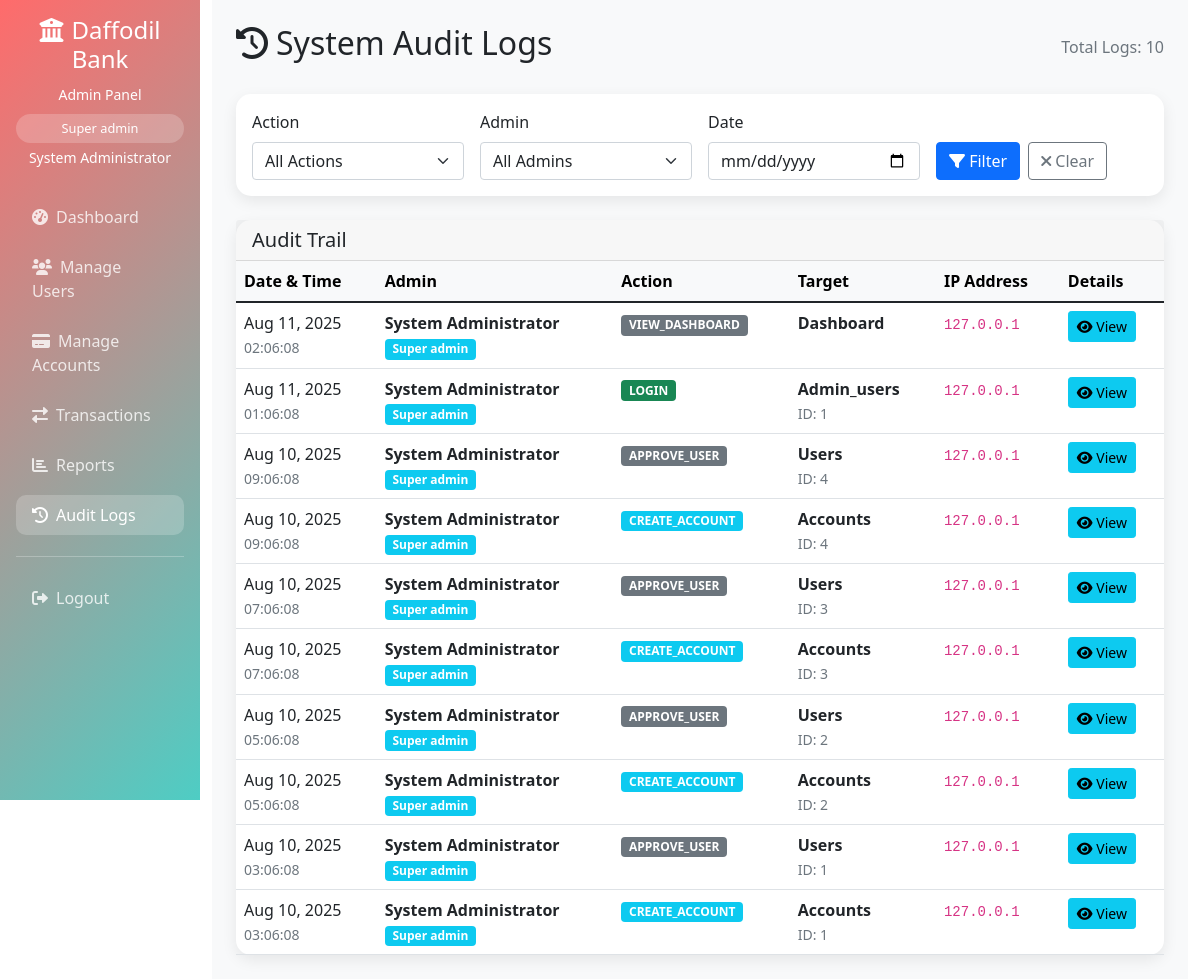
The page /admin/audit.php (signed in) on the database its author committed.
### tables this page shows
CREATE TABLE audit_logs (
    log_id INT PRIMARY KEY AUTO_INCREMENT,
    user_id INT,
    admin_id INT,
    action VARCHAR(100) NOT NULL,
    table_name VARCHAR(50),
    record_id INT,
    old_values JSON,
    new_values JSON,
    ip_address VARCHAR(45),
    created_at TIMESTAMP DEFAULT CURRENT_TIMESTAMP,
    FOREIGN KEY (user_id) REFERENCES users(user_id),
    FOREIGN KEY (admin_id) REFERENCES admin_users(admin_id)
);

### admin/audit.php (the view, shortened to what this page needs)
<?php
$database = new Database();
$db = $database->getConnection();
$action_filter = $_GET['action'] ?? 'all';
$admin_filter = $_GET['admin_id'] ?? 'all';
$date_filter = $_GET['date'] ?? '';
$page = isset($_GET['page']) ? (int)$_GET['page'] : 1;
$limit = 20;
$where_clause = "";
$offset = ($page - 1) * $limit;
try {
    $query = "SELECT al.*,
                     au.full_name as admin_name,
                     au.role as admin_role,
                     u.first_name,
                     u.last_name
              FROM audit_logs al
              LEFT JOIN admin_users au ON al.admin_id = au.admin_id
              LEFT JOIN users u ON al.user_id = u.user_id
              $where_clause
              ORDER BY al.created_at DESC
              LIMIT :limit OFFSET :offset";
    $stmt = $db->prepare($query);
    $stmt->bindValue(':limit', $limit, PDO::PARAM_INT);
    $stmt->bindValue(':offset', $offset, PDO::PARAM_INT);
    $stmt->execute();
    $audit_logs = $stmt->fetchAll(PDO::FETCH_ASSOC);
    $count_query = "SELECT COUNT(*) as total FROM audit_logs al $where_clause";
    $count_stmt = $db->prepare($count_query);
    $count_stmt->execute();
    $total_logs = $count_stmt->fetch(PDO::FETCH_ASSOC)['total'];
} catch(Exception $e) {
    $audit_logs = [];
    $total_logs = 0;
    $total_pages = 0;
}
?>
<!DOCTYPE html>
<html lang="en">
<head>
    <link href="../assets/css/bootstrap.min.css" rel="stylesheet">
    <link href="../assets/css/fontawesome.min.css" rel="stylesheet">
</head>
<body>
    <div class="container-fluid">
        <div class="row">
            <div class="col-md-3 col-lg-2 px-0">
                <div class="sidebar p-3">
                    <div class="text-center mb-4">
                        <h4><i class="fas fa-university me-2"></i>Daffodil Bank</h4>
                        <small>Admin Panel</small>
                        <div class="admin-role mt-2">
                            <?php echo ucfirst(str_replace('_', ' ', $_SESSION['admin_role'])); ?>
                        </div>
                        <small class="d-block mt-1"><?php echo htmlspecialchars($_SESSION['admin_name']); ?></small>
                    </div>
                    <nav class="nav flex-column">
                        <a class="nav-link" href="dashboard.php">
                            <i class="fas fa-tachometer-alt me-2"></i>Dashboard
                        </a>
                        <a class="nav-link" href="users.php">
                            <i class="fas fa-users me-2"></i>Manage Users
                        </a>
                        <a class="nav-link" href="accounts.php">
                            <i class="fas fa-credit-card me-2"></i>Manage Accounts
                        </a>
                        <a class="nav-link" href="transactions.php">
                            <i class="fas fa-exchange-alt me-2"></i>Transactions
                        </a>
                        <a class="nav-link" href="reports.php">
                            <i class="fas fa-chart-bar me-2"></i>Reports
                        </a>
                        <a class="nav-link active" href="audit.php">
                            <i class="fas fa-history me-2"></i>Audit Logs
                        </a>
                        <hr class="my-3">
                        <a class="nav-link" href="logout.php">
                            <i class="fas fa-sign-out-alt me-2"></i>Logout
                        </a>
                    </nav>
                </div>
            </div>
            <div class="col-md-9 col-lg-10">
                <div class="main-content p-4">
                    <div class="d-flex justify-content-between align-items-center mb-4">
                        <h2><i class="fas fa-history me-2"></i>System Audit Logs</h2>
                        <div class="text-muted">
                            Total Logs: <?php echo number_format($total_logs); ?>
                        </div>
                    </div>
                    <div class="card mb-4">
                        <div class="card-body">
                            <form method="GET" class="row g-3">
                                <div class="col-md-3">
                                    <label class="form-label">Action</label>
                                    <select name="action" class="form-select">
                                        <option value="all" <?php echo $action_filter == 'all' ? 'selected' : ''; ?>>All Actions</option>
                                    </select>
                                </div>
                                <div class="col-md-3">
                                    <label class="form-label">Admin</label>
                                    <select name="admin_id" class="form-select">
                                        <option value="all" <?php echo $admin_filter == 'all' ? 'selected' : ''; ?>>All Admins</option>
                                    </select>
                                </div>
                                <div class="col-md-3">
                                    <label class="form-label">Date</label>
                                    <input type="date" name="date" class="form-control" value="<?php echo htmlspecialchars($date_filter); ?>">
                                </div>
                                <div class="col-md-3 d-flex align-items-end">
                                    <button type="submit" class="btn btn-primary me-2">
                                        <i class="fas fa-filter"></i> Filter
                                    </button>
                                    <a href="audit.php" class="btn btn-outline-secondary">
                                        <i class="fas fa-times"></i> Clear
                                    </a>
                                </div>
                            </form>
                        </div>
                    </div>
                    <div class="card">
                        <div class="card-header">
                            <h5 class="mb-0">Audit Trail</h5>
                        </div>
                        <div class="card-body p-0">
                            <?php if(empty($audit_logs)): ?>
                                <div class="text-center py-5">
                                    <i class="fas fa-history fa-3x text-muted mb-3"></i>
                                    <h5>No audit logs found</h5>
                                    <p class="text-muted">No logs match the current filter criteria.</p>
                                </div>
                            <?php else: ?>
                                <div class="table-responsive">
                                    <table class="table table-hover mb-0">
                                        <thead class="table-light">
                                            <tr>
                                                <th>Date & Time</th>
                                                <th>Admin</th>
                                                <th>Action</th>
                                                <th>Target</th>
                                                <th>IP Address</th>
                                                <th>Details</th>
                                            </tr>
                                        </thead>
                                        <tbody>
                                            <?php foreach($audit_logs as $log): ?>
                                            <tr class="audit-log-row">
                                                <td>
                                                    <div>
                                                        <?php echo date('M j, Y', strtotime($log['created_at'])); ?>
                                                        <br>
                                                        <small class="text-muted"><?php echo date('H:i:s', strtotime($log['created_at'])); ?></small>
                                                    </div>
                                                </td>
                                                <td>
                                                    <?php if($log['admin_name']): ?>
                                                        <div>
                                                            <strong><?php echo htmlspecialchars($log['admin_name']); ?></strong>
                                                            <br>
                                                            <span class="badge bg-info"><?php echo ucfirst(str_replace('_', ' ', $log['admin_role'])); ?></span>
                                                        </div>
                                                    <?php else: ?>
                                                        <span class="text-muted">System</span>
                                                    <?php endif; ?>
                                                </td>
                                                <td>
                                                    <span class="badge bg-<?php
                                                        echo strpos($log['action'], 'LOGIN') !== false ? 'success' :
                                                            (strpos($log['action'], 'CREATE') !== false ? 'info' :
                                                             (strpos($log['action'], 'UPDATE') !== false ? 'warning' :
                                                              (strpos($log['action'], 'DELETE') !== false ? 'danger' : 'secondary')));
                                                    ?>">
                                                        <?php echo htmlspecialchars($log['action']); ?>
                                                    </span>
                                                </td>
                                                <td>
                                                    <?php if($log['table_name']): ?>
                                                        <div>
                                                            <strong><?php echo ucfirst($log['table_name']); ?></strong>
                                                            <?php if($log['record_id']): ?>
                                                                <br><small class="text-muted">ID: <?php echo $log['record_id']; ?></small>
                                                            <?php endif; ?>
                                                        </div>
                                                    <?php else: ?>
                                                        <span class="text-muted">-</span>
                                                    <?php endif; ?>
                                                </td>
                                                <td>
                                                    <code><?php echo htmlspecialchars($log['ip_address']); ?></code>
                                                </td>
                                                <td>
                                                    <?php if($log['new_values'] || $log['old_values']): ?>
                                                        <button type="button" class="btn btn-info btn-sm"
                                                                data-bs-toggle="modal" data-bs-target="#detailsModal"
                                                                data-log='<?php echo json_encode($log); ?>'>
                                                            <i class="fas fa-eye"></i> View
                                                        </button>
                                                    <?php else: ?>
                                                        <span class="text-muted">-</span>
                                                    <?php endif; ?>
                                                </td>
                                            </tr>
                                            <?php endforeach; ?>
                                        </tbody>
                                    </table>
                                </div>
                            <?php endif; ?>
                        </div>
                    </div>
                </div>
            </div>
        </div>
    </div>
</body>
</html>

### admin/audit.php (style rules this page uses)
.sidebar { background: linear-gradient(135deg, #FF6B6B 0%, #4ECDC4 100%); min-height: 100vh; color: white; }
.sidebar .nav-link { color: rgba(255,255,255,0.8); border-radius: 10px; margin: 5px 0; transition: all 0.3s ease; }
.sidebar .nav-link:hover, .sidebar .nav-link.active { background: rgba(255,255,255,0.2); color: white; }
.main-content { background: #f8f9fa; min-height: 100vh; }
.card { border: none; border-radius: 15px; box-shadow: 0 5px 15px rgba(0,0,0,0.08); }
.admin-role { background: rgba(255,255,255,0.2); padding: 5px 15px; border-radius: 20px; font-size: 0.8rem; }
.audit-log-row { transition: all 0.3s ease; }

### rows shown on the page
audit_logs: created_at "Aug 11, 2025", created_at "02:06:08", admin.full_name "System Administrator", admin.role "Super admin", action "VIEW_DASHBOARD", table_name "Dashboard", ip_address "127.0.0.1"
audit_logs: created_at "Aug 11, 2025", created_at "01:06:08", admin.full_name "System Administrator", admin.role "Super admin", action "LOGIN", table_name "Admin_users", record "1", ip_address "127.0.0.1"
audit_logs: created_at "Aug 10, 2025", created_at "09:06:08", admin.full_name "System Administrator", admin.role "Super admin", action "APPROVE_USER", table_name "Users", record "4", ip_address "127.0.0.1"
audit_logs: created_at "Aug 10, 2025", created_at "09:06:08", admin.full_name "System Administrator", admin.role "Super admin", action "CREATE_ACCOUNT", table_name "Accounts", record "4", ip_address "127.0.0.1"
audit_logs: created_at "Aug 10, 2025", created_at "07:06:08", admin.full_name "System Administrator", admin.role "Super admin", action "APPROVE_USER", table_name "Users", record "3", ip_address "127.0.0.1"
audit_logs: created_at "Aug 10, 2025", created_at "07:06:08", admin.full_name "System Administrator", admin.role "Super admin", action "CREATE_ACCOUNT", table_name "Accounts", record "3", ip_address "127.0.0.1"
audit_logs: created_at "Aug 10, 2025", created_at "05:06:08", admin.full_name "System Administrator", admin.role "Super admin", action "APPROVE_USER", table_name "Users", record "2", ip_address "127.0.0.1"
audit_logs: created_at "Aug 10, 2025", created_at "05:06:08", admin.full_name "System Administrator", admin.role "Super admin", action "CREATE_ACCOUNT", table_name "Accounts", record "2", ip_address "127.0.0.1"
audit_logs: created_at "Aug 10, 2025", created_at "03:06:08", admin.full_name "System Administrator", admin.role "Super admin", action "APPROVE_USER", table_name "Users", record "1", ip_address "127.0.0.1"
audit_logs: created_at "Aug 10, 2025", created_at "03:06:08", admin.full_name "System Administrator", admin.role "Super admin", action "CREATE_ACCOUNT", table_name "Accounts", record "1", ip_address "127.0.0.1"

### other values the page prints
str_replace('_', ' ', $_SESSION['admin_role']) "Super admin"
$_SESSION['admin_name'] "System Administrator"
$total_logs "10"
